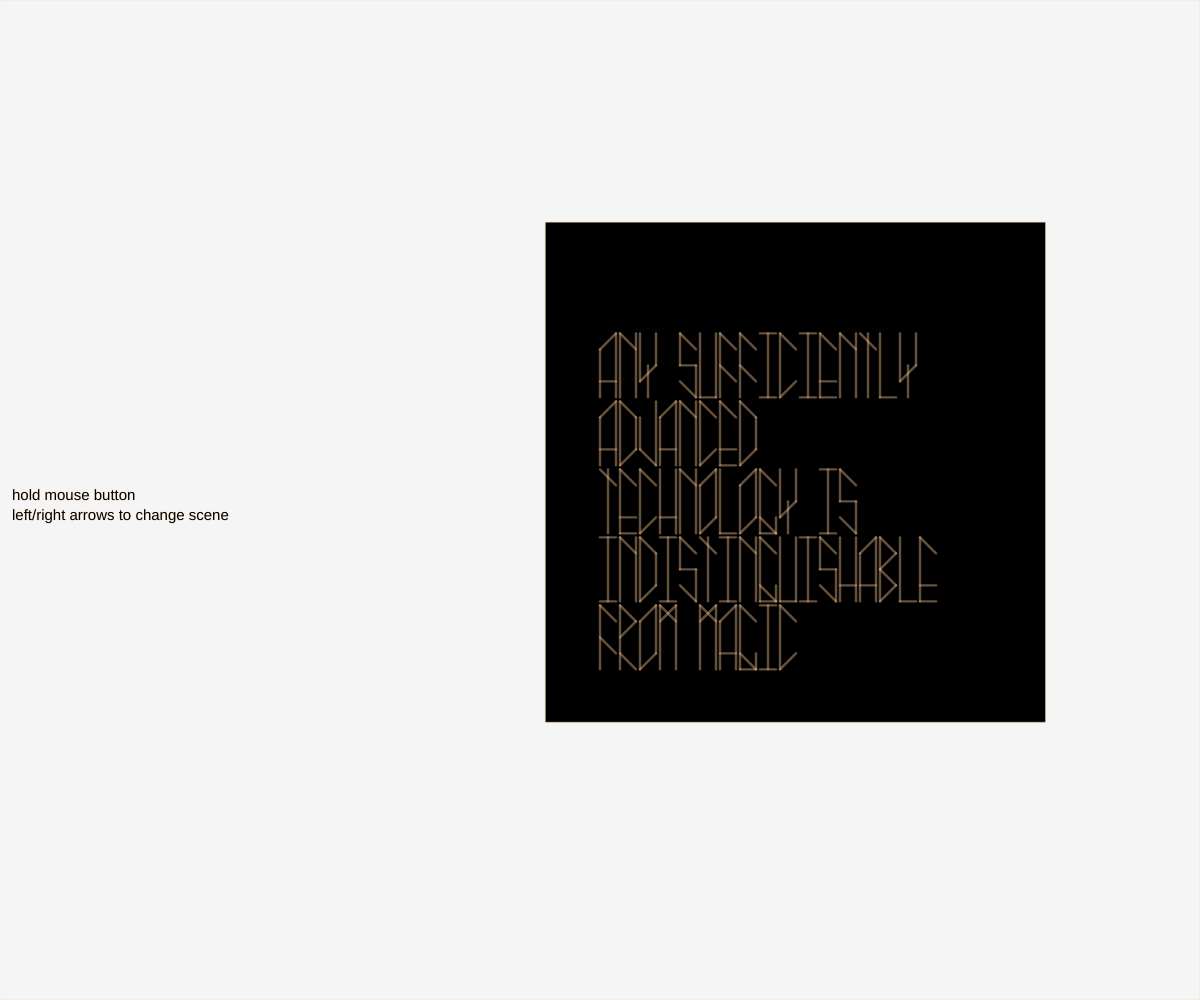
Frame 1 (no input)
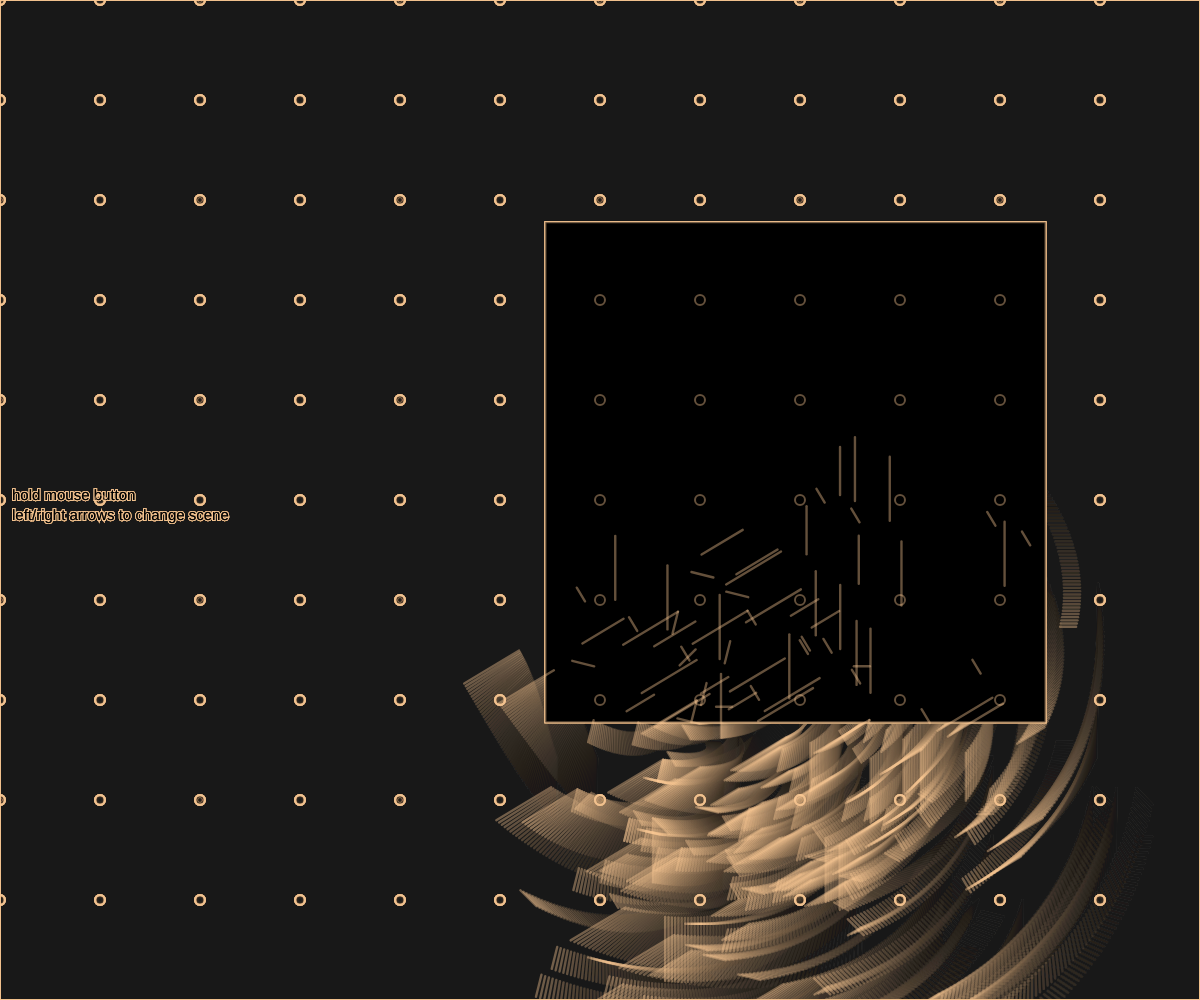
Frame 60 (no input)
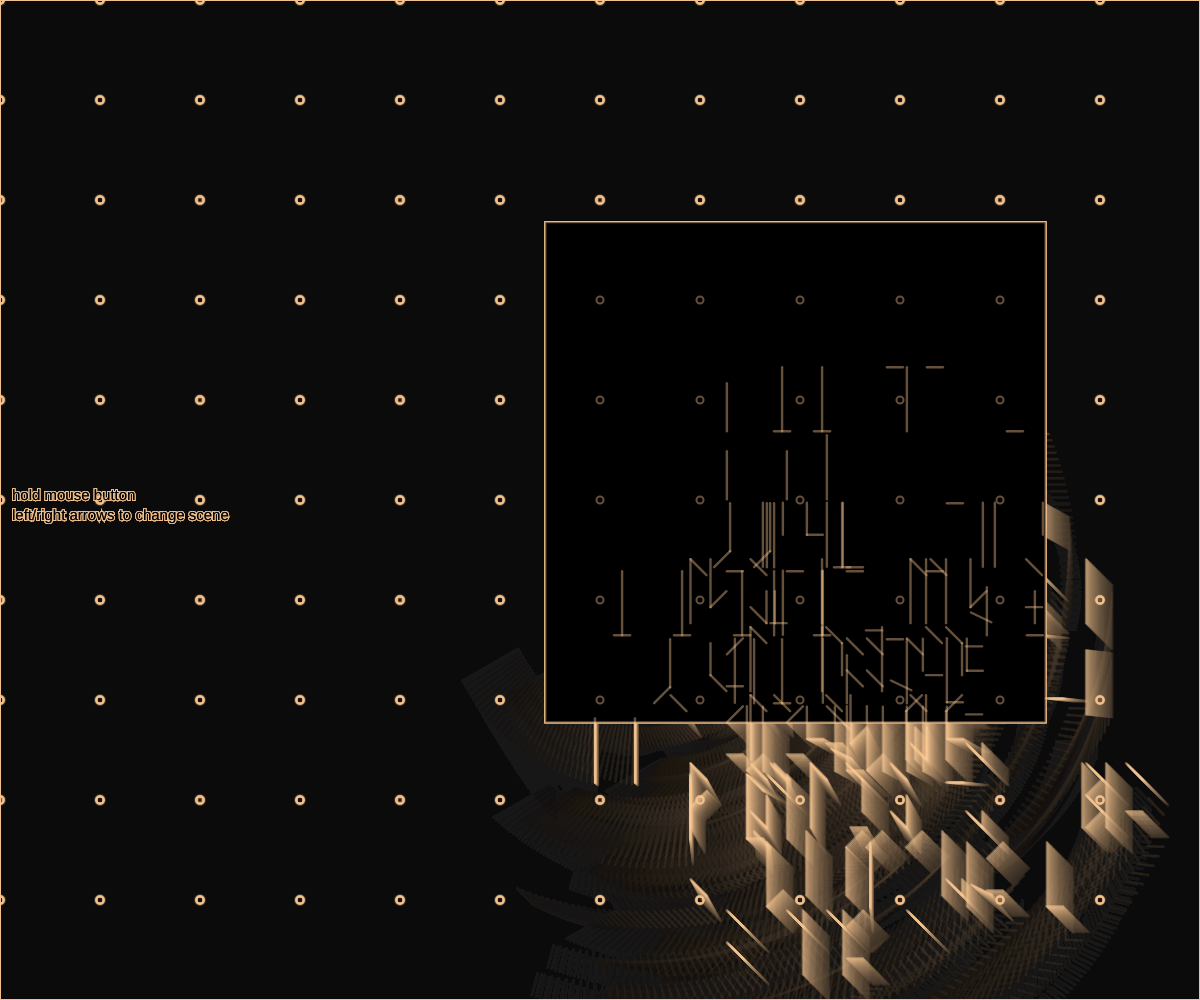
Frame 120 (the mouse pressed at the canvas centre since frame 60)

The p5.js sketch that drew these frames (run headless with seeded random() and noise() and a simulated clock; from frame 60 on, the mouse is pressed at the canvas centre):

// p5.js sketch
// ── sketch.js
//letter positioning
    var xpos = 0;
    var ypos = 0;
    var spacing = 0;
    var leading = 0;

//alternate rotators, s is currently primary   

    var sRotater = 0;
    var rotateSpeed=.5;
    var diam=0;
    var diamCos=0;
    var angle=1.2;

//setup for multiple stop points in later builds, incriments 1-3
    var inZone = 1;
    var sceneCount=1;


function setup() {
    
    angleMode(DEGREES); 
    createCanvas(windowWidth,windowHeight);
    stroke(255, 204, 150,100);
    colorMode(HSB, 255);
    c = color(0, 150, 255);
    fill(c); 
    value = saturation(c);
    strokeCap(ROUND);  
}

function draw() {
    
    if (sceneCount==1){
        drawScene1();
    }
    if(sceneCount==2){
        drawScene2();
    }
    if(sceneCount==3){
        drawScene3();
    }
    if (sceneCount==4){ 
        sceneCount=1; 
    }
    if (sceneCount==0){
        sceneCount=3;
    }
    /* pull objects together/mix them up */  
    if (mouseIsPressed){
        inZone=2;
    }
    /* make the rotation a usable number */
    if (sRotater >= 360){
        sRotater = 0;
    }
    
    if (inZone==1){
        diam = sin(angle*30/*speed*/)*100/*min&max value*/;
        diamCos = cos(angle*2/*speed*/)*200/*min&max value*/;
        sRotater = (sRotater+rotateSpeed);
        angle+=.03;
    }
    
    if (inZone==2){
        sRotater=sRotater-1;
        
        /* move diam value toward zero */    
        
        if (diam >= 0){
            diam=diam-.5;
        }
        if (diam < 0){
            diam=diam+.5;    
        }
        
        if (diamCos >= 0){
            diamCos=diamCos-.5;
        }
        if (diamCos<0){
            diamCos=diamCos+.5;    
        }
            /*stabalizer*/
            if (sRotater <= 0){
                sRotater = 0;
            }
            if (mouseIsPressed){ 
                inZone=1; 
            }
    }
}


function drawScene1(){
    colorMode(RGB);
    fill(0,10); 
    rect(0,0,width,height); 
    stroke(0,10,c);    
    fill(0); 
    rect(width/2.2,height/4.5,500,500); 
    drawInst();

    /* make the sentence */      
    push();
    translate(width/2+diam,height/3+diamCos); 
    rotate(sRotater); 
    strokeWeight(3);
    scale(.8);  
    drawTECH(); 
    pop();
    
    /* draw field */
    for(var y=0; y<height; y+=200) {
        for (var x=0; x < width; x+=200){ 
        fill(0,0,0,0);
        strokeWeight(.1);
        ellipse(x,y,diam*.05,diam*.05);  
        } 
    }
    for(var y=0; y<height; y+=100) {
        for (var x=0; x < width; x+=100){ 
        fill(0,0,0,0);
        strokeWeight(2);
        ellipse(x,y,diam*.1,diam*.1);  
        } 
    }
}

function drawScene2(){
    colorMode(RGB);
    fill(255); 
    rect(0,0,width,height);
    stroke(0,10,c); 
    fill(0); 
    rect(width/2.2,height/4.5,500,500); 
    drawInst();
    //diam=diam*2;

    /* make the sentence */      
    push();
    translate(width/2+diam,height/3+diamCos); 
    rotate(sRotater); 
    strokeWeight(3);
    scale(.8);  
    drawTECH(); 
    pop();
    
    /* draw field */
        for(var y=0; y<height; y+=200) {
            for (var x=0; x < width; x+=200){ 
                fill(0,0,0,0);
                strokeWeight(.5);
                rect(x,y,diam*.05,diam*.05);  
            } 
    }
        for(var y=0; y<height; y+=100) {
            for (var x=0; x < width; x+=100){ 
                fill(0,0,0,0);
                strokeWeight(3);
                rect(x,y,diam*.1,diam*.1);  
        } 
    }
}

function drawScene3(){
    colorMode(RGB);
    fill(100, 150, 255,10); 
     rect(0,0,width,height);
    stroke(0,10,c);  
    fill(10);
 //   rectMode(CENTER);
    rect(width/2.2,height/4.5,500,500); 
    drawInst();
    //diam=diam*2;

    /* make the sentence */      
    push();
    translate(width/2+diam,height/3+diamCos); 
    rotate(sRotater); 
    strokeWeight(4);
    scale(.8);  
    drawTECH(); 
    pop();
    
    /* draw field */
        for(var y=0; y<height; y+=200) {
            for (var x=0; x < width; x+=200){ 
                fill(0,0,0,0);
                strokeWeight(2);
                ellipse(x,y,diam*.05,diam*.05);  
 
            } 
        }
            for(var y=0; y<height; y+=100) {
                for (var x=0; x < width; x+=100){ 
                    fill(0,0,0,0);
                    strokeWeight(1);
                    ellipse(x,y,diam*.1,diam*.1);  
 
                } 
            }
}

function drawInst(){
    textSize(15);   
    fill(0);
    noStroke;
    text("hold mouse button", width/100, height/2);
    text("left/right arrows to change scene", width/100, height/2+20);
    
    if (inZone==2){
        fill(0,0,0,0);
    }
}

    function keyPressed() {
        if (keyCode === LEFT_ARROW) {
           sceneCount-=1;
        }
        if (keyCode === RIGHT_ARROW) {
        sceneCount+=1;
        }
}

function drawTECH(){
    push();
    translate((xpos+spacing),(ypos+leading));
    drawA();
    spacing+=25;
    pop();
    
    push();
    translate((xpos+spacing),(ypos+leading));
    drawN();
    spacing+=25;
    pop();
    
    push();
    translate((xpos+spacing),(ypos+leading));
    drawY();
    spacing+=25;
    pop();
    
    push();
    translate((xpos+spacing),(ypos+leading));
//    drawSPACE();
    spacing+=25;
    pop();
    
    push();
    translate((xpos+spacing),(ypos+leading));
    drawS();
    spacing+=25;
    pop();
    
    push();
    translate((xpos+spacing),(ypos+leading));
    drawU();
    spacing+=25;
    pop();
    
    push();
    translate((xpos+spacing),(ypos+leading));
    drawF();
    spacing+=25;
    pop();
    
    push();
    translate((xpos+spacing),(ypos+leading));
    drawF();
    spacing+=25;
    pop();
    
    push();
    translate((xpos+spacing),(ypos+leading));
    drawI();
    spacing+=25;
    pop();
    
    push();
    translate((xpos+spacing),(ypos+leading));
    drawC();
    spacing+=25;
    pop();
    
    push();
    translate((xpos+spacing),(ypos+leading));
    drawI();
    spacing+=25;
    pop();
    
    push();
    translate((xpos+spacing),(ypos+leading));
    drawE();
    spacing+=25;
    pop();

    push();
    translate((xpos+spacing),(ypos+leading));
    drawN();
    spacing+=25;
    pop();

    push();
    translate((xpos+spacing),(ypos+leading));
    drawT();
    spacing+=25;
    pop();

    push();
    translate((xpos+spacing),(ypos+leading));
    drawL();
    spacing+=25;
    pop();

    push();
    translate((xpos+spacing),(ypos+leading));
    drawY();
    spacing+=25;
    pop();

    push();
    translate((xpos+spacing),(ypos+leading));
    //    drawSPACE();
    spacing+=25;
    pop();
    
        leading+=85;
        spacing=0;
    
    push();
    translate((xpos+spacing),(ypos+leading));
    drawA();
    spacing+=25;
    pop();
    
    push();
    translate((xpos+spacing),(ypos+leading));
    drawD();
    spacing+=25;
    pop();

    push();
    translate((xpos+spacing),(ypos+leading));
    drawV();
    spacing+=25;
    pop();

    push();
    translate((xpos+spacing),(ypos+leading));
    drawA();
    spacing+=25;
    pop();

    push();
    translate((xpos+spacing),(ypos+leading));
    drawN();
    spacing+=25;
    pop();

    push();
    translate((xpos+spacing),(ypos+leading));
    drawC();
    spacing+=25;
    pop();

    push();
    translate((xpos+spacing),(ypos+leading));
    drawE();
    spacing+=25;
    pop();

    push();
    translate((xpos+spacing),(ypos+leading));
    drawD();
    spacing+=25;
    pop();
    
    
        leading+=85;
        spacing=0;
    
    
    push();
    translate((xpos+spacing),(ypos+leading));
    drawT();
    spacing+=25;
    pop();

    push();
    translate((xpos+spacing),(ypos+leading));
    drawE();
    spacing+=25;
    pop();

    push();
    translate((xpos+spacing),(ypos+leading));
    drawC();
    spacing+=25;
    pop();

    push();
    translate((xpos+spacing),(ypos+leading));
    drawH();
    spacing+=25;
    pop();

    push();
    translate((xpos+spacing),(ypos+leading));
    drawN();
    spacing+=25;
    pop();

    push();
    translate((xpos+spacing),(ypos+leading));
    drawO();
    spacing+=25;
    pop();

    push();
    translate((xpos+spacing),(ypos+leading));
    drawL();
    spacing+=25;
    pop();

    push();
    translate((xpos+spacing),(ypos+leading));
    drawO();
    spacing+=25;
    pop();

    push();
    translate((xpos+spacing),(ypos+leading));
    drawG();
    spacing+=25;
    pop();

    push();
    translate((xpos+spacing),(ypos+leading));
    drawY();
    spacing+=25;
    pop();

    push();
    translate((xpos+spacing),(ypos+leading));
    //    drawSPACE();
    spacing+=25;
    pop();

    push();
    translate((xpos+spacing),(ypos+leading));
    drawI();
    spacing+=25;
    pop();

    push();
    translate((xpos+spacing),(ypos+leading));
    drawS();
    spacing+=25;
    pop();
    
        leading+=85;
        spacing=0;
    
    push();
    translate((xpos+spacing),(ypos+leading));
    drawI();
    spacing+=25;
    pop();

    push();
    translate((xpos+spacing),(ypos+leading));
    drawN();
    spacing+=25;
    pop();

    push();
    translate((xpos+spacing),(ypos+leading));
    drawD();
    spacing+=25;
    pop();

    push();
    translate((xpos+spacing),(ypos+leading));
    drawI();
    spacing+=25;
    pop();

    push();
    translate((xpos+spacing),(ypos+leading));
    drawS();
    spacing+=25;
    pop();

    push();
    translate((xpos+spacing),(ypos+leading));
    drawT();
    spacing+=25;
    pop();

    push();
    translate((xpos+spacing),(ypos+leading));
    drawI();
    spacing+=25;
    pop();

    push();
    translate((xpos+spacing),(ypos+leading));
    drawN();
    spacing+=25;
    pop();

    push();
    translate((xpos+spacing),(ypos+leading));
    drawG();
    spacing+=25;
    pop();

    push();
    translate((xpos+spacing),(ypos+leading));
    drawU();
    spacing+=25;
    pop();

    push();
    translate((xpos+spacing),(ypos+leading));
    drawI();
    spacing+=25;
    pop();

    push();
    translate((xpos+spacing),(ypos+leading));
    drawS();
    spacing+=25;
    pop();

    push();
    translate((xpos+spacing),(ypos+leading));
    drawH();
    spacing+=25;
    pop();

    push();
    translate((xpos+spacing),(ypos+leading));
    drawA();
    spacing+=25;
    pop();

    push();
    translate((xpos+spacing),(ypos+leading));
    drawB();
    spacing+=25;
    pop();

    push();
    translate((xpos+spacing),(ypos+leading));
    drawL();
    spacing+=25;
    pop();

    push();
    translate((xpos+spacing),(ypos+leading));
    drawE();
    spacing+=25;
    pop();

        leading+=85;
        spacing=0;
    
    push();
    translate((xpos+spacing),(ypos+leading));
    drawF();
    spacing+=25;
    pop();    
    
    push();
    translate((xpos+spacing),(ypos+leading));
    drawR();
    spacing+=25;
    pop();    
    
    push();
    translate((xpos+spacing),(ypos+leading));
    drawO();
    spacing+=25;
    pop();    
    
    push();
    translate((xpos+spacing),(ypos+leading));
    drawM();
    spacing+=25;
    pop();   
    
    push();
    translate((xpos+spacing),(ypos+leading));
    // drawSPACE();
    spacing+=25;
    pop();   
    
    push();
    translate((xpos+spacing),(ypos+leading));
    drawM();
    spacing+=25;
    pop();     
    
    push();
    translate((xpos+spacing),(ypos+leading));
    drawA();
    spacing+=25;
    pop();      
 
    push();
    translate((xpos+spacing),(ypos+leading));
    drawG();
    spacing+=25;
    pop();      
    
    push();
    translate((xpos+spacing),(ypos+leading));
    drawI();
    spacing+=25;
    pop(); 
    
    push();
    translate((xpos+spacing),(ypos+leading));
    drawC();
    spacing+=25;
    pop();  
    
    /* reset for draw loop*/
    spacing=0;
    leading=0;
}



/*letters*/
function drawA(){
    push();
    translate(diam+0,-diamCos+20);
    rotate(-sRotater);
    drawShort();  
    pop();
    
    push();
    translate(diamCos+20,diam+0); 
    rotate(sRotater);
    drawTall();
    pop();
    
    push();
    translate(diam+0,diamCos+0);
    rotate(sRotater);
    drawAngleLeft();
    pop();
    
    push();
    translate(diam+0,diamCos+60);
    rotate(sRotater);
    drawCross(); 
    pop();
}

function drawB(){
    push();
    translate(diamCos+0,-diam+0);
    rotate(sRotater); 
    drawTall(); 
    pop();
    
    push();
    translate(diamCos+0,diam+0);
    rotate(sRotater);
    drawAngleRight();
    pop();
    
    push();
    translate(diamCos+0,diam+20);
    rotate(sRotater);
    drawAngleLeft();
    pop();
    
    push();
    translate(diamCos+0,diam+40);
    rotate(sRotater);
    drawAngleRight();
    pop();
    
    push();
    translate(diamCos+0,diam+60);
    rotate(sRotater);
    drawAngleLeft();
    pop();
}

function drawC(){
    push();
    translate(diam+0,-diamCos+0);
    rotate(-sRotater);
    drawTall(); 
    pop();
    
    push();
    translate(diam+0,diamCos+0);
    rotate(sRotater);
    drawAngleRight();
    pop();
    
    push();
    translate(diamCos+0,diam+60);
    rotate(diam-sRotater);
    drawAngleLeft();
    pop();
}

function drawD(){
    push();
    translate(diam+0,diamCos+0);
    rotate(sRotater);
    drawTall(); 
    pop();
    
    push();
    translate(diamCos+0,diam+0);
    rotate(sRotater);
    drawAngleRight();
    pop();
    
    push();
    translate(diamCos+20,diam+20);
    rotate(sRotater);
    drawExtraShort(); 
    pop();
    
    push();
    translate(diam+0,diamCos+60);
    rotate(sRotater);
    drawAngleLeft(); 
    pop();
}

function drawE(){
    push();
    translate(diam+0,diamCos+0);
    rotate(sRotater);
    drawTall(); 
    pop();
    
    push();
    translate(diamCos+0,diam+0);
    rotate(sRotater);
    drawAngleRight();
    pop();
    
    push();
    translate(diamCos+0,diam+60);
    rotate(sRotater);
    drawCross(); 
    pop();
    
    push();
    translate(diam+0,diamCos+80);
    rotate(sRotater);
    drawCross(); 
    pop();
}

function drawF(){
    push();
    translate(diamCos+0,diam+0);
    rotate(-sRotater);
    drawTall(); 
    pop();
     
    push();
    translate(diam+0,diamCos+0); 
    rotate(sRotater);
    drawAngleRight();
    pop();
     
    push();
    translate(diam+0,diamCos+40);
    rotate(sRotater);
    drawAngleRight();
    pop();
}

function drawG(){
    push();
    translate(-diam+0,-diamCos+0);
    rotate(sRotater);
    drawTall(); 
    pop();
    
    push();
    translate(diamCos+20,diam+60);
    rotate(sRotater);
    drawSuperShort(); 
    pop();
    
    push();
    translate(-diam+0,diam+0);
    rotate(sRotater);
    drawAngleRight();
    pop();
    
    push();
    translate(diamCos+0,diam+60);
    rotate(-sRotater);
    drawAngleRight();
    pop();
    
    push();
    translate(diamCos+0,-diam+80);
    drawCross();
    pop();
}

function drawH(){
    push();
    translate(diam+0,diamCos+0);
    rotate(sRotater);
    drawTall(); 
    pop();
    
    push();
    translate(-diam+20,diamCos+0);
    rotate(sRotater);
    drawTall(); 
    pop(); 
    
    push();
    translate(diamCos+0,-diam+60);
    rotate(sRotater);
    drawCross();
    pop();
}

function drawI(){
    push();
    translate(-diam+10,-diamCos+0);
    rotate(-sRotater);
    drawTall(); 
    pop();
    
    push();
    translate(diam+0,-diamCos+0);
    rotate(sRotater);
    drawCross();  
    pop(); 
    
    push();
    translate(-diam+0,-diamCos+80);
    rotate(sRotater);
    drawCross();
    pop();
}

function drawJ(){
    push();
    translate(diam+20,-diamCos+0);
    drawTall(); 
    pop();
    
    push();
    translate(0,0);
    drawCross();  
    pop(); 
    
    push();
    translate(0,60);
    drawAngleRight();
    pop();
}

function drawK(){
    push();
    translate(0,0);
    drawTall(); 
    pop();
    
    push();
    translate(0,0);
    drawAngleLeft();  
    pop(); 
    
    push();
    translate(0,60);
    drawAngleRight();
    pop();
}

function drawL(){
    push();
    translate(diamCos+0,diam+0);
    rotate(sRotater);
    drawTall(); 
    pop();
    
    push();
    translate(diam+0,-diamCos+80);
    rotate(-sRotater);
    drawCross();  
    pop(); 

}

function drawM(){
    push();
    translate(-diamCos+0,-diam+0);
    rotate(sRotater);
    drawTall(); 
    pop();
    
    push();
    translate(diam+20,diamCos+0);
    rotate(sRotater);
    drawTall(); 
    pop();
    
    push();
    translate(diam+0,diamCos+0);
    rotate(sRotater);
    drawAngleRight();  
    pop(); 
    
    push();
    translate(diamCos+0,diam+0);
    rotate(sRotater);
    drawAngleLeft();  
    pop(); 
}

function drawN(){
    push();
    translate(0,diam+0);
    rotate(sRotater);
    drawTall(); 
    pop();
    
    push();
    translate(diam+20,0);
    rotate(sRotater);
    drawTall(); 
    pop();
    
    push();
    translate(0,diam+0);
    rotate(sRotater);
    drawAngleRight();  
    pop(); 

}

function drawO(){
    push();
    translate(diamCos+0,diam+20);
    rotate(sRotater);
    drawShort(); 
    pop();
    
    push();
    translate(-diam+20,-diamCos+0);
    rotate(sRotater);
    drawShort(); 
    pop();
    
    push();
    translate(diamCos+0,diam+0);
    rotate(sRotater);
    drawAngleLeft();  
    pop(); 
    
    push();
    translate(-diam+0,-diamCos+60); 
    rotate(sRotater);
    drawAngleLeft();  
    pop();

}

function drawP(){
    push();
    translate(0,0);
    rotate(sRotater);
    drawTall(); 
    pop();
    
    push();
    translate(0,0);
    drawAngleRight();
    pop();
    
    push();
    translate(0,20);
    drawAngleLeft();
    pop();
    
}

function drawQ(){
    push();
    translate(0,20);
    drawShort(); 
    pop();
    
    push();
    translate(20,0);
    drawShort(); 
    pop();
    
    push();
    translate(0,0);
    drawAngleLeft();  
    pop(); 
    
    push();
    translate(0,60); 
    drawAngleLeft();  
    pop();
    
    push();
    translate(0,60); 
    drawAngleRight();  
    pop();
}

function drawR(){
    push();
    translate(diam+0,0);
    rotate(-sRotater);
    drawTall(); 
    pop();
    
    push();
    translate(diam+0,0);
    rotate(-sRotater);
    drawAngleRight(); 
    pop();
    
    push();
    translate(0,20);
    rotate(-sRotater);
    drawAngleLeft();
    pop();
    
    push();
    translate(0,diam+60);
    rotate(-sRotater);
    drawAngleRight();
    pop();
    
}

function drawS(){
    push();
    translate(diam+0,0);
    rotate(sRotater);
    drawExtraShort(); 
    pop();
    
    push();
    translate(0,diam+0);
    rotate(sRotater);
    drawAngleRight();
    pop();
    
    push();
    translate(diam+0,40);
    rotate(sRotater);
    drawCross(); 
    pop();
    
    push();
    translate(20,diam+40);  
    rotate(sRotater);
    drawExtraShort();  
    pop();
    
    push();
    translate(0,diam+60);
    rotate(sRotater);
    drawAngleRight();
    pop();  
}

function drawT(){
    push();
    translate(diam+10,0);
    rotate(sRotater);
    drawTall(); 
    pop();
    
    push();
    translate(0,diam+0);
    rotate(sRotater);
    drawAngleRight(); 
    pop(); 
}

function drawU(){
    push();
    translate(diam+0,0);
    rotate(-sRotater);
    drawTall(); 
    pop();
    
    push();
    translate(diam+20,0);
    rotate(-sRotater);
    drawTall(); 
    pop();
    
    push();
    translate(0,diam+80);
    rotate(-sRotater);
    drawCross(); 
    pop(); 
}

function drawV(){
    push();
    translate(0,diam+20);
    rotate(sRotater);
    drawExtraShort(); 
    pop();
    
    push();
    translate(diam+20,0);
    rotate(sRotater);
    drawTall(); 
    pop();
    
    push();
    translate(0,diam+60);
    rotate(sRotater);
    drawAngleRight(); 
    pop(); 
}

function drawW(){
    push();
    translate(0,0);
    drawTall(); 
    pop();
    
    push();
    translate(20,0);
    drawTall(); 
    pop();
    
    push();
    translate(0,60);
    drawAngleRight();  
    pop(); 
    
    push();
    translate(0,60);
    drawAngleLeft();  
    pop(); 
}

function drawX(){
    push();
    translate(0,0);
    drawExtraShort(); 
    pop();
    
    push();
    translate(20,0);
    drawExtraShort(); 
    pop();
    
    push();
    translate(0,60);
    drawSuperShort(); 
    pop();
    
    push();
    translate(20,60);
    drawSuperShort(); 
    pop();
    
    push();
    translate(0,40);
    drawAngleRight();  
    pop(); 
    
    push();
    translate(0,40);
    drawAngleLeft();  
    pop(); 
}

function drawY(){

    push();
    translate(diam+10,diam+40);
    rotate(sRotater);
    drawExtraShort();  
    pop();
    
    push();
    translate(diam+20,0); 
    rotate(sRotater);
    drawExtraShort(); 
    pop();
    
    push();
    translate(0,diam+0);
    rotate(sRotater);
    drawShort(); 
    pop();

    push();
    translate(0,diam+40);
    rotate(-sRotater);
    drawAngleLeft();  
    pop(); 
}

function drawZ(){

    push();
    translate(20,0);
    drawSuperShort();   
    pop();
    
    push();
    translate(0,60);
    drawSuperShort();   
    pop();
    
    push();
    translate(0,0);
    drawAngleLeft();   
    pop();
    
    push();
    translate(0,20);
    drawAngleLeft();   
    pop()
    
    push();
    translate(0,40);
    drawAngleLeft();   
    pop()
    
    push();
    translate(0,60);
    drawAngleLeft();   
    pop()
}




/*components*/
function drawTall(){
    push();
    translate(0,0);
    line(0,0,0,80);
    pop();
}

function drawShort(){
    push();
    translate(0,0);
    line(0,0,0,60); 
    pop();
}

function drawExtraShort(){
    push();
    translate(0,0);
    line(0,0,0,40); 
    pop();
}

function drawSuperShort(){
    push();
    translate(0,0);
    line(0,0,0,20); 
    pop();
}


function drawCross(){
    push();
    translate(0,0);
    line(0,0,20,0);  
    pop();
}

function drawAngleRight(){
    push();
    translate(0,0);
    line(0,0,20,20); 
    pop();
}

function drawAngleLeft(){
    push();
    translate(0,0);
    line(20,0,0,20); 
    pop();
}


function windowResized(){
    resizeCanvas(windowWidth, windowHeight);
}
